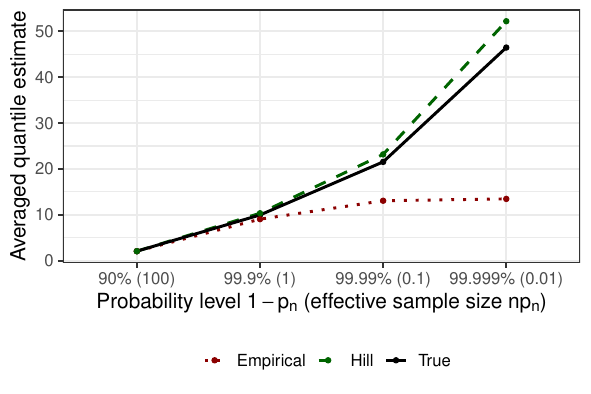

R code for this plot:
library(tidyverse)
library(grf)
library(here)
library("ggpubr")
library(evd)
library(ismev)
library(future)
library(doFuture)

################
n <- 1000
df <- 3
n_sim <- 1000
threshold <- 0.9

seedR <- 1232
set.seed(seedR)

levels <- c(0.99,0.995, 0.999,0.9995, 0.9999, 0.99995)
levels <- c(0.9,0.999, 0.9999, 0.99999)
n_levels <- length(levels)

q_GPD <- function(p, p0, t_x0, sigma, xi){
  ## produce the estimated extreme quantiles of GPD
  (((1-p)/(1-p0))^{-xi} - 1) * (sigma / xi) + t_x0
}

predict_Hill_quantiles <- function(Y, threshold, p = c(0.95)){
  p0 <- threshold
  t0 <- quantile(Y, p0)
  k <- sum(Y > t0)
  n <- length(Y)
  
  ## The Hill type estimator requires the intermediate quantiles to be positive.
  if(t0 <= 0){
    print("Intermediate quantiles are non-positive: Hill estimator is not defined!")
  }
  
  ## Hill type estimates for extreme value indices
  hill <- sum(log(Y[which(Y>t0)]/t0))/k
  
  ## Quantile extrapolation
  dn <- k/n/(1-p)
  qe <- t0*(dn)^hill
  
  return(qe)
}

predict_unconditional_quantiles <- function(threshold, quantiles = c(0.95),
                                            Y, ntest){
  p0 <- threshold
  t0 <- quantile(Y, p0)
  pars <- ismev::gpd.fit(Y, t0, show = FALSE)$mle
  sigma <- pars[1]
  xi <- pars[2]
  
  q_hat <- q_GPD(quantiles, p0, t0, sigma, xi)
  
  predictions <- matrix(q_hat, nrow = ntest, ncol = length(quantiles), byrow = T)
  pars <- cbind(rep(sigma, ntest) , rep(xi, ntest))
  return(list(predictions = predictions, pars = pars))
}


results <- foreach(i=1:n_sim, .errorhandling="stop", .combine=bind_rows) %do% {
  
  Y <- rfrechet(n, loc = 0, scale = 1, shape = df) 
  
  true_Q <-  qfrechet(p = levels, loc = 0, scale = 1, shape = df) 
  names(true_Q) <- paste0("True_",levels*100)
  
  empirical_Q <- quantile(Y,probs=levels)
  names(empirical_Q) <- paste0("Empirical_",levels*100)
  
  pot_Q <- c(predict_unconditional_quantiles(threshold=threshold, quantiles = levels, Y = Y, ntest = 1)$predictions)
  hill_Q <- predict_Hill_quantiles(Y, threshold = threshold, p = levels)
  names(pot_Q) <- paste0("PoT_",levels*100)
  names(hill_Q) <- paste0("hill_",levels*100)
  
  table_i <- bind_cols(as_tibble_row(true_Q),
                       as_tibble_row(empirical_Q),
                       as_tibble_row(hill_Q))
  table_i
}

means <- sapply(results, function(x){mean(x)})
sds <- sapply(results, function(x){sd(x)})
sems <- sds/sqrt(n_sim)

meanq_methods_plot <- data.frame(q=factor(rep(paste0(100*levels,"% (", round(1000*(1-levels),2), ")"),3)), 
                                 mean_quantile=(means),
                                  Method=rep(c("True","Empirical", "Hill"), each=n_levels), err=sems) %>%
  ggplot( aes(x=q, y=mean_quantile, group=Method, color=Method, linetype=Method, fill=Method)) +
  geom_line(size=1) + geom_point() + 
  scale_linetype_manual(values=c("dotted", "dashed", "solid", "dotted")) +
  scale_color_manual(values = c("darkred","darkgreen","black")) +
  labs(title=NULL, x= expression(paste("Probability level ", 1-p[n]," (effective sample size ", np[n],")")), 
       y= "Averaged quantile estimate", color=NULL, fill=NULL, linetype=NULL) + 
  theme_bw(base_size = 15) + theme(legend.position="bottom")
plot(meanq_methods_plot)

ggsave("Figure1/Figure1.pdf", plot=meanq_methods_plot, device="pdf", width=150, height=100, units="mm", dpi=300)